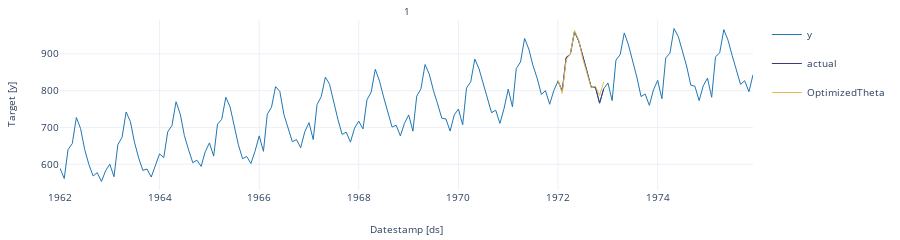
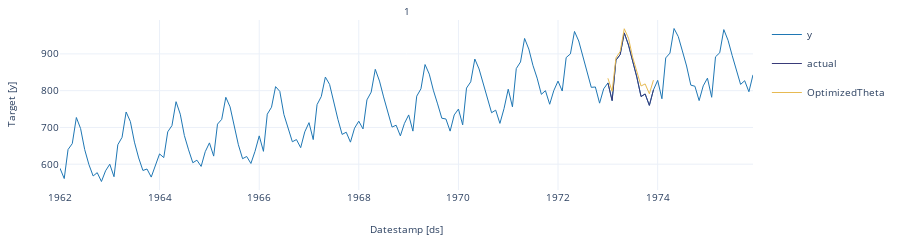
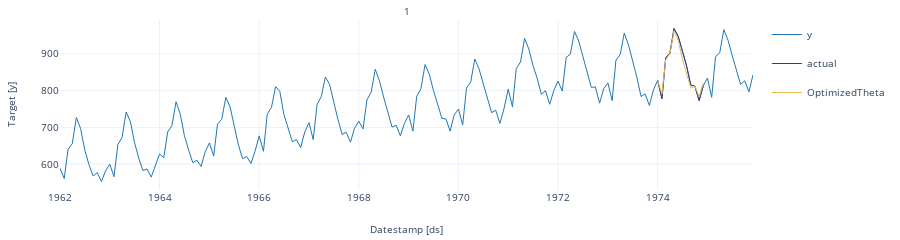

The code cell stored with these charts, in order, in its notebook:
### Markdown cell above
We’ll now plot the forecast for each cutoff period. To make the plots clearer, we’ll rename the actual values in each period.

### Code cell
crossvalidation_df.rename(columns = {'y' : 'actual'}, inplace = True) # rename actual values 

cutoff = crossvalidation_df['cutoff'].unique()

for k in range(len(cutoff)): 
    cv = crossvalidation_df[crossvalidation_df['cutoff'] == cutoff[k]]
    StatsForecast.plot(df, cv.loc[:, cv.columns != 'cutoff'])

### Figure 1 — Plotly figure (JSON) as saved in the notebook; plotly's stock layout.template omitted (floating-point values rounded to 4 significant figures; data arrays with more than 128 entries replaced by an {"elided": "..."} marker saying what was removed)
{"data": [{"legendgroup": "y", "line": {"color": "#1f77b4", "width": 1}, "mode": "lines", "name": "y", "showlegend": true, "type": "scatter", "x": {"elided": "168 str values"}, "xaxis": "x", "y": {"elided": "168 int values"}, "yaxis": "y"}, {"legendgroup": "actual", "line": {"color": "#393b79", "width": 1}, "mode": "lines", "name": "actual", "showlegend": true, "type": "scatter", "x": ["1972-01-01T00:00:00", "1972-02-01T00:00:00", "1972-03-01T00:00:00", "1972-04-01T00:00:00", "1972-05-01T00:00:00", "1972-06-01T00:00:00", "1972-07-01T00:00:00", "1972-08-01T00:00:00", "1972-09-01T00:00:00", "1972-10-01T00:00:00", "1972-11-01T00:00:00", "1972-12-01T00:00:00"], "xaxis": "x", "y": [826, 799, 890, 900, 961, 935, 894, 855, 809, 810, 766, 805], "yaxis": "y"}, {"legendgroup": "OptimizedTheta", "line": {"color": "#e7ba52", "width": 1}, "mode": "lines", "name": "OptimizedTheta", "showlegend": true, "type": "scatter", "x": ["1972-01-01T00:00:00", "1972-02-01T00:00:00", "1972-03-01T00:00:00", "1972-04-01T00:00:00", "1972-05-01T00:00:00", "1972-06-01T00:00:00", "1972-07-01T00:00:00", "1972-08-01T00:00:00", "1972-09-01T00:00:00", "1972-10-01T00:00:00", "1972-11-01T00:00:00", "1972-12-01T00:00:00"], "xaxis": "x", "y": [828.8, 792.6, 883.3, 901.7, 963.5, 937.5, 886.0, 844.8, 807.4, 812.6, 787.0, 824.1], "yaxis": "y"}], "layout": {"annotations": [{"font": {"size": 10}, "showarrow": false, "text": "1", "x": 0.5, "xanchor": "center", "xref": "paper", "y": 1, "yanchor": "bottom", "yref": "paper"}, {"font": {"size": 10}, "showarrow": false, "text": "Datestamp [ds]", "x": 0.5, "xanchor": "center", "xref": "paper", "y": 0, "yanchor": "top", "yref": "paper", "yshift": -30}, {"font": {"size": 10}, "showarrow": false, "text": "Target [y]", "textangle": -90, "x": 0, "xanchor": "right", "xref": "paper", "xshift": -40, "y": 0.5, "yanchor": "middle", "yref": "paper"}], "autosize": true, "font": {"size": 10}, "height": 150, "margin": {"b": 50, "l": 60, "r": 10, "t": 20}, "xaxis": {"anchor": "y", "domain": [0, 1], "showticklabels": true, "visible": true}, "yaxis": {"anchor": "x", "domain": [0, 1]}}}

### Figure 2 — Plotly figure (JSON) as saved in the notebook; plotly's stock layout.template omitted (floating-point values rounded to 4 significant figures; data arrays with more than 128 entries replaced by an {"elided": "..."} marker saying what was removed)
{"data": [{"legendgroup": "y", "line": {"color": "#1f77b4", "width": 1}, "mode": "lines", "name": "y", "showlegend": true, "type": "scatter", "x": {"elided": "168 str values"}, "xaxis": "x", "y": {"elided": "168 int values"}, "yaxis": "y"}, {"legendgroup": "actual", "line": {"color": "#393b79", "width": 1}, "mode": "lines", "name": "actual", "showlegend": true, "type": "scatter", "x": ["1973-01-01T00:00:00", "1973-02-01T00:00:00", "1973-03-01T00:00:00", "1973-04-01T00:00:00", "1973-05-01T00:00:00", "1973-06-01T00:00:00", "1973-07-01T00:00:00", "1973-08-01T00:00:00", "1973-09-01T00:00:00", "1973-10-01T00:00:00", "1973-11-01T00:00:00", "1973-12-01T00:00:00"], "xaxis": "x", "y": [821, 773, 883, 898, 957, 924, 881, 837, 784, 791, 760, 802], "yaxis": "y"}, {"legendgroup": "OptimizedTheta", "line": {"color": "#e7ba52", "width": 1}, "mode": "lines", "name": "OptimizedTheta", "showlegend": true, "type": "scatter", "x": ["1973-01-01T00:00:00", "1973-02-01T00:00:00", "1973-03-01T00:00:00", "1973-04-01T00:00:00", "1973-05-01T00:00:00", "1973-06-01T00:00:00", "1973-07-01T00:00:00", "1973-08-01T00:00:00", "1973-09-01T00:00:00", "1973-10-01T00:00:00", "1973-11-01T00:00:00", "1973-12-01T00:00:00"], "xaxis": "x", "y": [833.6, 798.3, 889.0, 906.5, 968.3, 942.5, 891.6, 850.9, 812.7, 818.3, 791.6, 828.6], "yaxis": "y"}], "layout": {"annotations": [{"font": {"size": 10}, "showarrow": false, "text": "1", "x": 0.5, "xanchor": "center", "xref": "paper", "y": 1, "yanchor": "bottom", "yref": "paper"}, {"font": {"size": 10}, "showarrow": false, "text": "Datestamp [ds]", "x": 0.5, "xanchor": "center", "xref": "paper", "y": 0, "yanchor": "top", "yref": "paper", "yshift": -30}, {"font": {"size": 10}, "showarrow": false, "text": "Target [y]", "textangle": -90, "x": 0, "xanchor": "right", "xref": "paper", "xshift": -40, "y": 0.5, "yanchor": "middle", "yref": "paper"}], "autosize": true, "font": {"size": 10}, "height": 150, "margin": {"b": 50, "l": 60, "r": 10, "t": 20}, "xaxis": {"anchor": "y", "domain": [0, 1], "showticklabels": true, "visible": true}, "yaxis": {"anchor": "x", "domain": [0, 1]}}}

### Figure 3 — Plotly figure (JSON) as saved in the notebook; plotly's stock layout.template omitted (floating-point values rounded to 4 significant figures; data arrays with more than 128 entries replaced by an {"elided": "..."} marker saying what was removed)
{"data": [{"legendgroup": "y", "line": {"color": "#1f77b4", "width": 1}, "mode": "lines", "name": "y", "showlegend": true, "type": "scatter", "x": {"elided": "168 str values"}, "xaxis": "x", "y": {"elided": "168 int values"}, "yaxis": "y"}, {"legendgroup": "actual", "line": {"color": "#393b79", "width": 1}, "mode": "lines", "name": "actual", "showlegend": true, "type": "scatter", "x": ["1974-01-01T00:00:00", "1974-02-01T00:00:00", "1974-03-01T00:00:00", "1974-04-01T00:00:00", "1974-05-01T00:00:00", "1974-06-01T00:00:00", "1974-07-01T00:00:00", "1974-08-01T00:00:00", "1974-09-01T00:00:00", "1974-10-01T00:00:00", "1974-11-01T00:00:00", "1974-12-01T00:00:00"], "xaxis": "x", "y": [828, 778, 889, 902, 969, 947, 908, 867, 815, 812, 773, 813], "yaxis": "y"}, {"legendgroup": "OptimizedTheta", "line": {"color": "#e7ba52", "width": 1}, "mode": "lines", "name": "OptimizedTheta", "showlegend": true, "type": "scatter", "x": ["1974-01-01T00:00:00", "1974-02-01T00:00:00", "1974-03-01T00:00:00", "1974-04-01T00:00:00", "1974-05-01T00:00:00", "1974-06-01T00:00:00", "1974-07-01T00:00:00", "1974-08-01T00:00:00", "1974-09-01T00:00:00", "1974-10-01T00:00:00", "1974-11-01T00:00:00", "1974-12-01T00:00:00"], "xaxis": "x", "y": [827.4, 791.0, 883.6, 901.1, 962.7, 936.2, 886.2, 845.7, 807.0, 812.2, 783.9, 821.1], "yaxis": "y"}], "layout": {"annotations": [{"font": {"size": 10}, "showarrow": false, "text": "1", "x": 0.5, "xanchor": "center", "xref": "paper", "y": 1, "yanchor": "bottom", "yref": "paper"}, {"font": {"size": 10}, "showarrow": false, "text": "Datestamp [ds]", "x": 0.5, "xanchor": "center", "xref": "paper", "y": 0, "yanchor": "top", "yref": "paper", "yshift": -30}, {"font": {"size": 10}, "showarrow": false, "text": "Target [y]", "textangle": -90, "x": 0, "xanchor": "right", "xref": "paper", "xshift": -40, "y": 0.5, "yanchor": "middle", "yref": "paper"}], "autosize": true, "font": {"size": 10}, "height": 150, "margin": {"b": 50, "l": 60, "r": 10, "t": 20}, "xaxis": {"anchor": "y", "domain": [0, 1], "showticklabels": true, "visible": true}, "yaxis": {"anchor": "x", "domain": [0, 1]}}}
